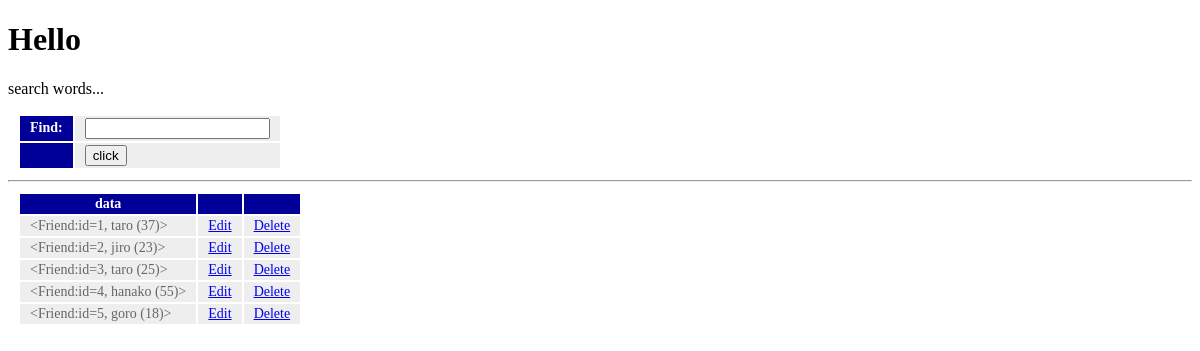
The app's page /hello/find, older data.
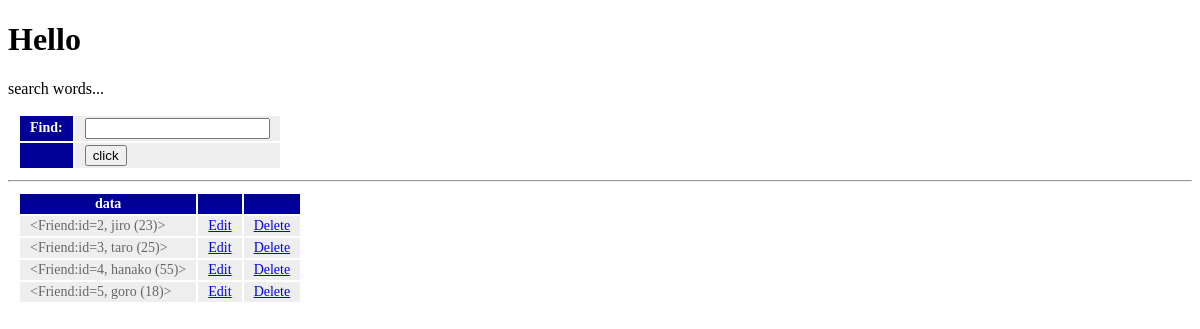
The same page, newer data.
### hello/models.py (models this page shows)
class Friend(models.Model):
    name = models.CharField(max_length=100,validators=[number_only])
    mail = models.EmailField(max_length=200)
    gender = models.BooleanField()
    age = models.IntegerField()
    birthday = models.DateField()
    def __str__(self):
        return '<Friend:id=' + str(self.id) + ', ' + self.name + ' (' + str(self.age) + ')>'

### hello/views.py (the view)
# urls.py: path('find', views.find, name='find'),
def find(request):
    if(request.method == 'POST'):
        msg = request.POST['find']
        form = FindForm(request.POST)
        sql = 'select * from hello_friend'
        if(msg != ''):
            sql += ' where ' + msg
        data = Friend.objects.raw(sql)
    else:
        msg = 'search words...'
        form = FindForm()
        data = Friend.objects.all()
    params = {
        'title': 'Hello',
        'message': msg,
        'form': form,
        'data': data,
    }
    return render(request, 'hello/find.html', params)

### hello/forms.py
class FindForm(forms.Form):
    find = forms.CharField(label='Find', required=False)

### hello/templates/hello/find.html (shortened to what this page needs)
{% load static %}
<!DOCTYPE html>
<html lang="ja">
<head>
    <link rel="stylesheet" type="text/css" href="{% static 'hello/css/style.css' %}" />
</head>
<body>
    <h1>{{title}}</h1>
    <p>{{message|safe}}</p>
    <table>
        <form action="{% url 'find'  %}" method="post">
        {{form}}
        <tr><th></th><td><input type="submit" value="click"></td></tr>
    </form>
    </table>
    <hr>
    <table>
        <tr>
            <th>data</th>
            <th></th>
            <th></th>
        </tr>
        {% for item in data %}
        <tr>
            <td>{{item}}</td>
            <td><a href="{% url 'edit' item.id %}">Edit</a></td>
            <td><a href="{% url 'delete' item.id %}">Delete</a></td>
        </tr>
        {% endfor %}
    </table>
</body>
</html>

Row changes from the older to the newer data that the page shows:
removed Friend: id+name+age "<Friend:id=1, taro (37)>"
